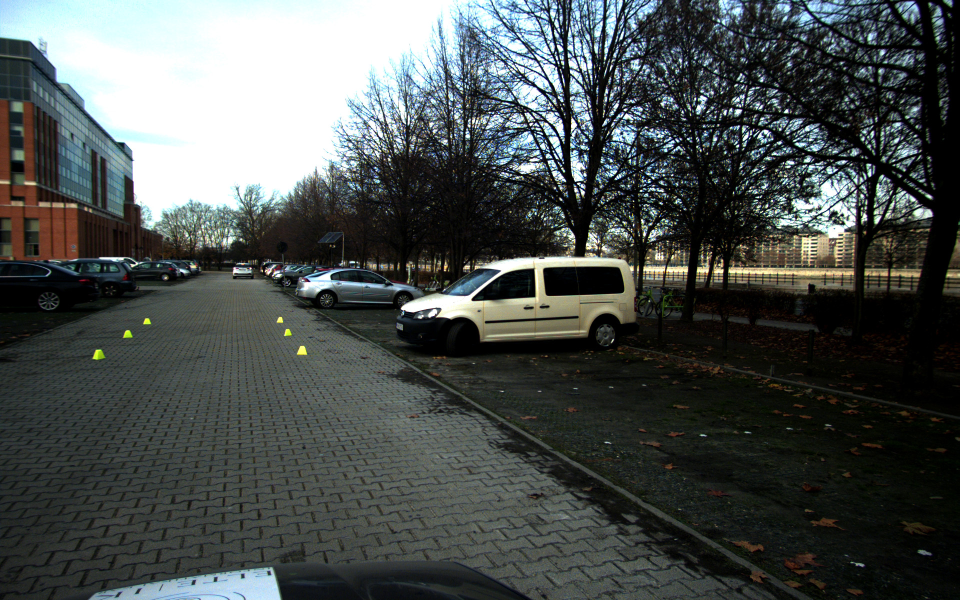
#> input picture dataset/Dev0/Dev0_Image_w1920_h1200_fn1.jpg, 1920 x 1200 px (shown at 1/2 size)
$ python find_overlap_points.py
#> lines starting #> are read from the running program, lines starting #| are printed output that depends on the picture
# find_overlap_points.py
import cv2
import numpy as np
import json
import os

def select_overlap_points_manually(img0_path, img3_path, n_points=6):
    """Manually select overlapping points in both images."""
#> called with n_points = 6

    img0 = cv2.imread(img0_path)
#> img0 is the input picture: shape (1200, 1920, 3); mean B, G, R 78.9, 80.6, 75
    img3 = cv2.imread(img3_path)
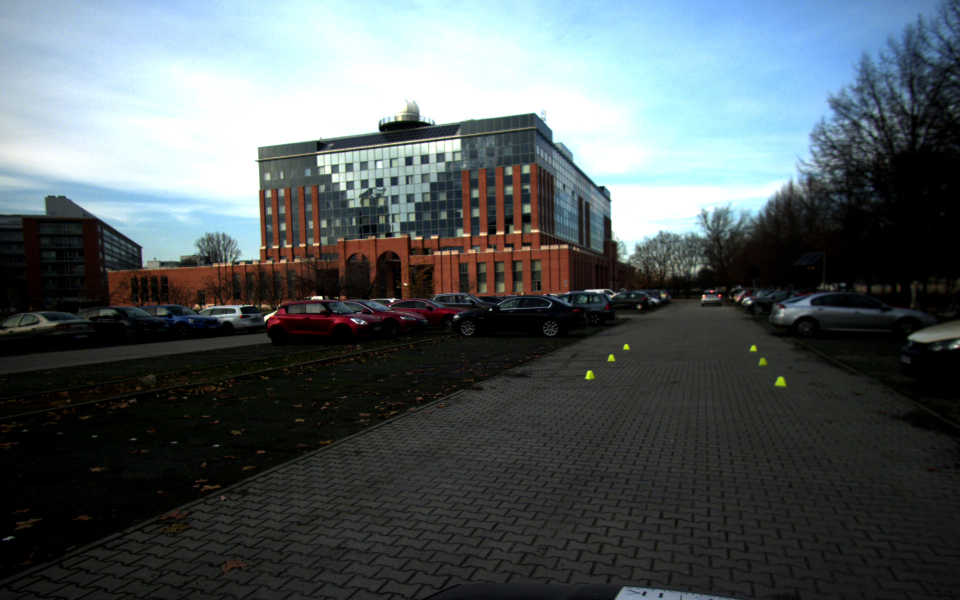
#> input picture dataset/Dev3/Dev3_Image_w1920_h1200_fn1.jpg, 1920 x 1200 px (shown at 1/2 size)
#> img3 is the input picture: shape (1200, 1920, 3); mean B, G, R 94.3, 91.7, 83.3

    # Display images side by side
    h0, w0 = img0.shape[:2]
#> h0 = 1200; w0 = 1920
    h3, w3 = img3.shape[:2]
#> h3 = 1200; w3 = 1920

    # Resize for display
    scale = 0.5
    display_h = int(min(h0, h3) * scale)
#> display_h = 600
    img0_display = cv2.resize(img0, (int(w0 * scale), display_h))
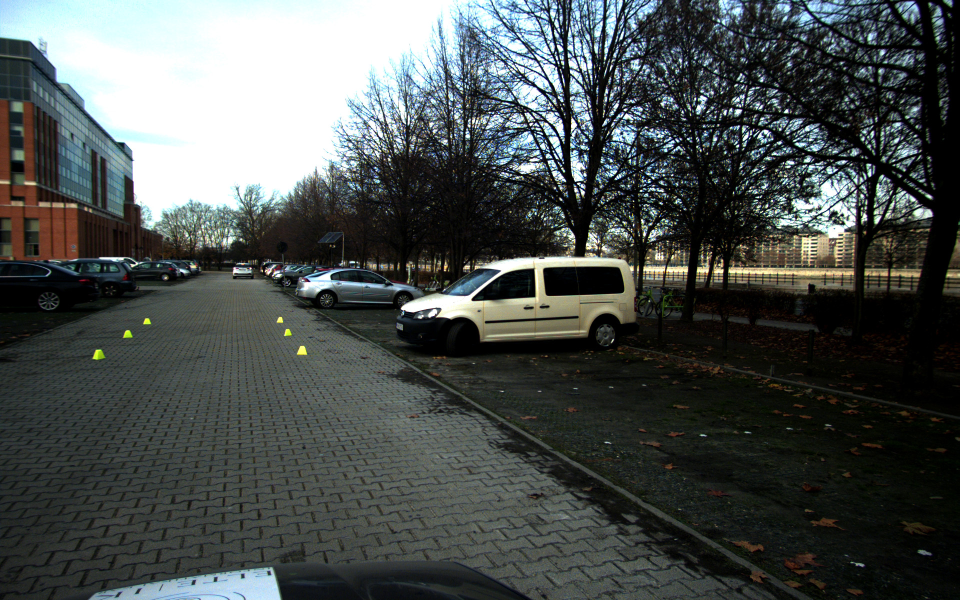
#> img0_display: shape (600, 960, 3); mean B, G, R 79.1, 80.7, 75.2
    img3_display = cv2.resize(img3, (int(w3 * scale), display_h))
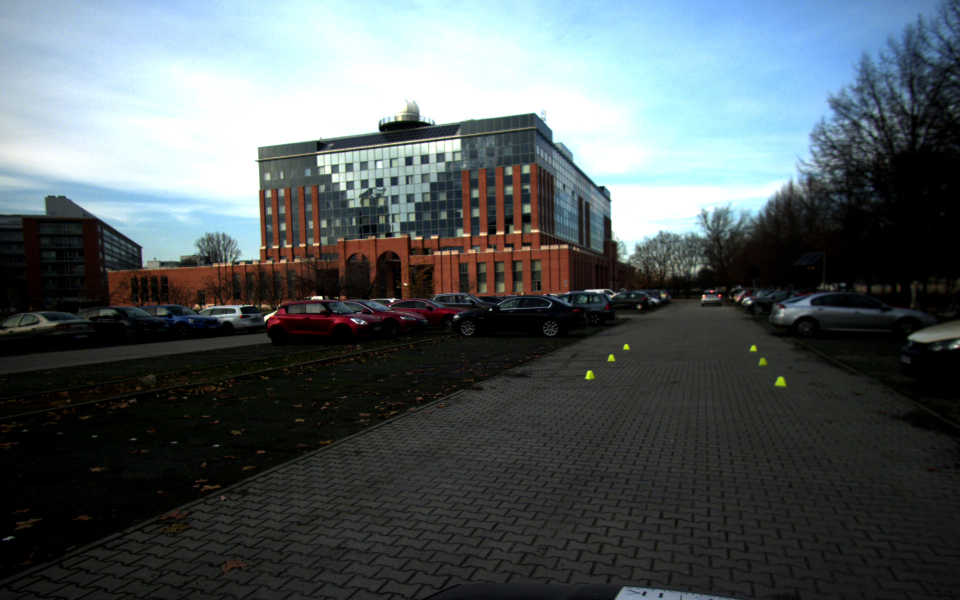
#> img3_display: shape (600, 960, 3); mean B, G, R 94.4, 91.9, 83.4

    combined = np.hstack([img0_display, img3_display])
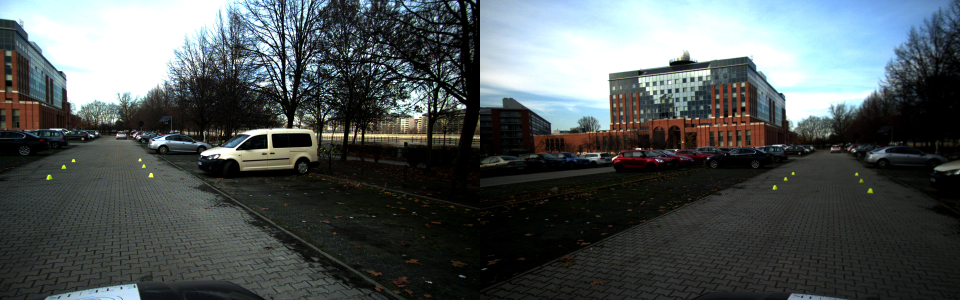
#> combined: shape (600, 1920, 3) (shown at 1/2 size); mean B, G, R 86.7, 86.3, 79.3

    print("="*60)
    print("MANUAL OVERLAP POINT SELECTION")
    print("="*60)
    print("\nINSTRUCTIONS:")
    print("1. Look for points in the DISTANCE/FAR FIELD")
    print("2. Choose points that are VISIBLE IN BOTH IMAGES")
    print("3. Good candidates:")
    print("   - Lane markings in the distance")
    print("   - Horizon features")
    print("   - Road signs far away")
    print("   - Distinct pavement patterns")
    print("\nClick points in this order in BOTH images.")
    print("First click in LEFT image (Dev0), then RIGHT image (Dev3).")

    points0 = []
    points3 = []

    def click_event(event, x, y, flags, param):
        nonlocal points0, points3, combined

        if event == cv2.EVENT_LBUTTONDOWN:
            # Determine which image was clicked
            if x < img0_display.shape[1]:
                # Clicked in Dev0 image
                actual_x = int(x / scale)
                actual_y = int(y / scale)
                points0.append([actual_x, actual_y])
                print(f"Dev0 Point {len(points0)}: ({actual_x}, {actual_y})")

                # Draw on display
                cv2.circle(combined, (x, y), 8, (0, 255, 0), -1)
                cv2.putText(combined, str(len(points0)), (x+10, y),
                           cv2.FONT_HERSHEY_SIMPLEX, 0.7, (255, 255, 0), 2)
            else:
                # Clicked in Dev3 image
                adjusted_x = x - img0_display.shape[1]
                actual_x = int(adjusted_x / scale)
                actual_y = int(y / scale)
                points3.append([actual_x, actual_y])
                print(f"Dev3 Point {len(points3)}: ({actual_x}, {actual_y})")

                # Draw on display
                cv2.circle(combined, (x, y), 8, (0, 255, 0), -1)
                cv2.putText(combined, str(len(points3)), (x+10, y),
                           cv2.FONT_HERSHEY_SIMPLEX, 0.7, (255, 255, 0), 2)

            cv2.imshow("Select Overlap Points", combined)

    cv2.namedWindow("Select Overlap Points", cv2.WINDOW_NORMAL)
    cv2.resizeWindow("Select Overlap Points", 1600, 600)
    cv2.setMouseCallback("Select Overlap Points", click_event)

    # Add instructional text to image
    cv2.putText(combined, "LEFT: Dev0 Camera", (50, 50),
               cv2.FONT_HERSHEY_SIMPLEX, 1, (0, 255, 255), 2)
    cv2.putText(combined, "RIGHT: Dev3 Camera", (img0_display.shape[1] + 50, 50),
               cv2.FONT_HERSHEY_SIMPLEX, 1, (0, 255, 255), 2)
    cv2.putText(combined, "Click corresponding points in BOTH images", (50, 100),
               cv2.FONT_HERSHEY_SIMPLEX, 0.7, (255, 255, 255), 2)
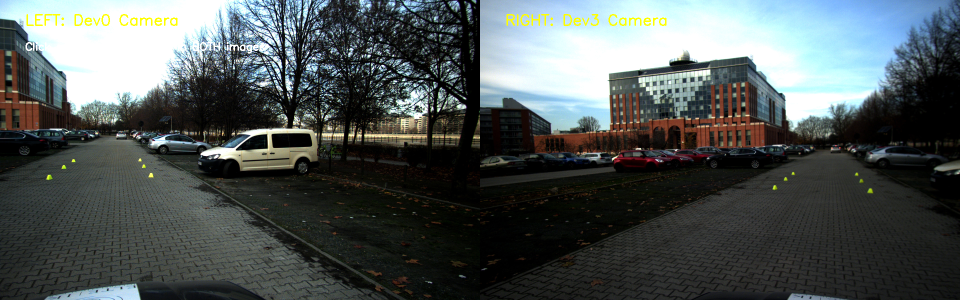
#> combined: shape (600, 1920, 3) (shown at 1/2 size); mean B, G, R 86, 86.5, 79.5

    cv2.imshow("Select Overlap Points", combined)

    print("\nClick points. Press 'q' when done, 'r' to reset.")

    while True:
        key = cv2.waitKey(1) & 0xFF
#> (key q is pressed here)

        if key == ord('q'):
            break
        elif key == ord('r'):
            points0 = []
            points3 = []
            combined = np.hstack([img0_display, img3_display])
            cv2.putText(combined, "LEFT: Dev0 Camera", (50, 50),
                       cv2.FONT_HERSHEY_SIMPLEX, 1, (0, 255, 255), 2)
            cv2.putText(combined, "RIGHT: Dev3 Camera", (img0_display.shape[1] + 50, 50),
                       cv2.FONT_HERSHEY_SIMPLEX, 1, (0, 255, 255), 2)
            cv2.putText(combined, "Click corresponding points in BOTH images", (50, 100),
                       cv2.FONT_HERSHEY_SIMPLEX, 0.7, (255, 255, 255), 2)
            cv2.imshow("Select Overlap Points", combined)
            print("\nReset. Click points again.")

    cv2.destroyAllWindows()

    # Convert to numpy arrays
    if len(points0) == len(points3) and len(points0) >= 4:
        pts0_array = np.array(points0, dtype=np.float32)
        pts3_array = np.array(points3, dtype=np.float32)

        print(f"\nCollected {len(points0)} point pairs")
        return pts0_array, pts3_array

    return None, None

if __name__ == "__main__":
    img0_path = "dataset/Dev0/Dev0_Image_w1920_h1200_fn1.jpg"
    img3_path = "dataset/Dev3/Dev3_Image_w1920_h1200_fn1.jpg"

    pts0, pts3 = select_overlap_points_manually(img0_path, img3_path, n_points=6)

    if pts0 is not None and pts3 is not None:
        # Save points
        with open('annotations/dev0_pts_overlap_manual.json', 'w') as f:
            json.dump(pts0.tolist(), f)
        with open('annotations/dev3_pts_overlap_manual.json', 'w') as f:
            json.dump(pts3.tolist(), f)

        print(f"\n✓ Points saved!")
        print(f"  Dev0: annotations/dev0_pts_overlap_manual.json")
        print(f"  Dev3: annotations/dev3_pts_overlap_manual.json")

        # Test homography
        H, mask = cv2.findHomography(pts3, pts0, cv2.RANSAC, 5.0)
        if H is not None:
            corners = np.array([[0, 0], [1920, 0], [1920, 1200], [0, 1200]], dtype=np.float32)
            transformed = cv2.perspectiveTransform(corners.reshape(-1, 1, 2), H).reshape(-1, 2)

            print(f"\nHomography test:")
            for i, (orig, trans) in enumerate(zip(corners, transformed)):
                print(f"  Corner {i}: {orig} -> {trans.astype(int)}")

            avg_x = np.mean(transformed[:, 0])
            print(f"\nAverage X: {avg_x:.1f}")

            if 500 < avg_x < 2500:
                print("✓ Homography looks good for stitching!")
            else:
                print("⚠ Homography might be extreme")

            # Show the homography matrix
            print(f"\nHomography matrix:")
            print(H)
    else:
        print("\n✗ Need at least 4 corresponding points")
